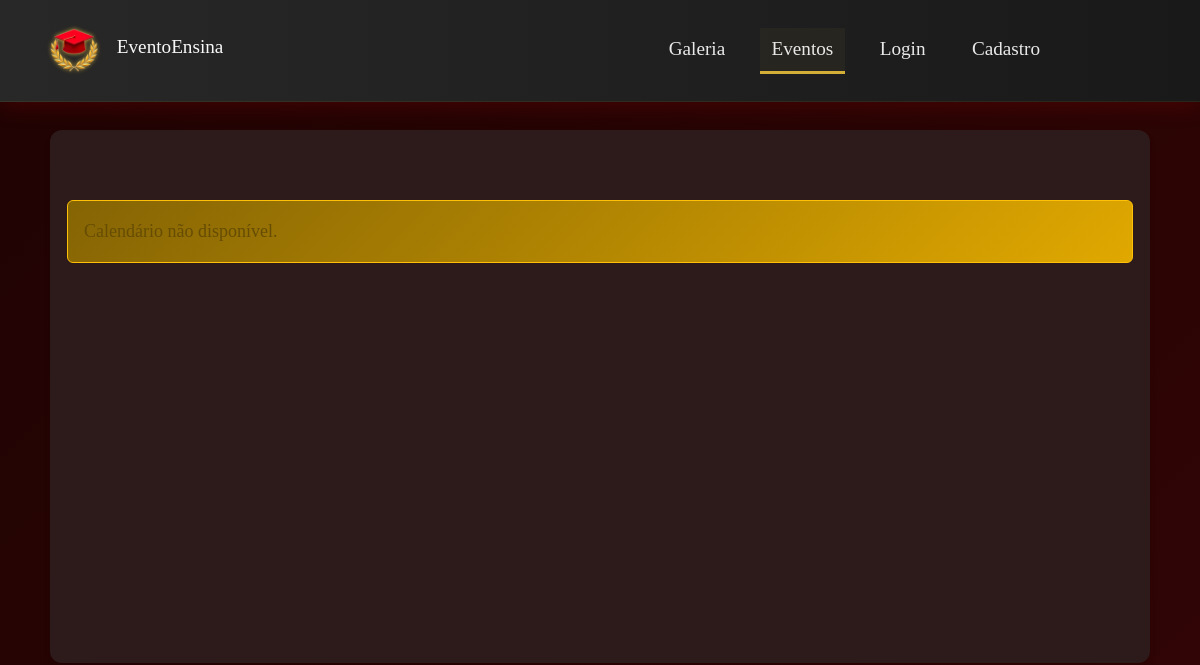
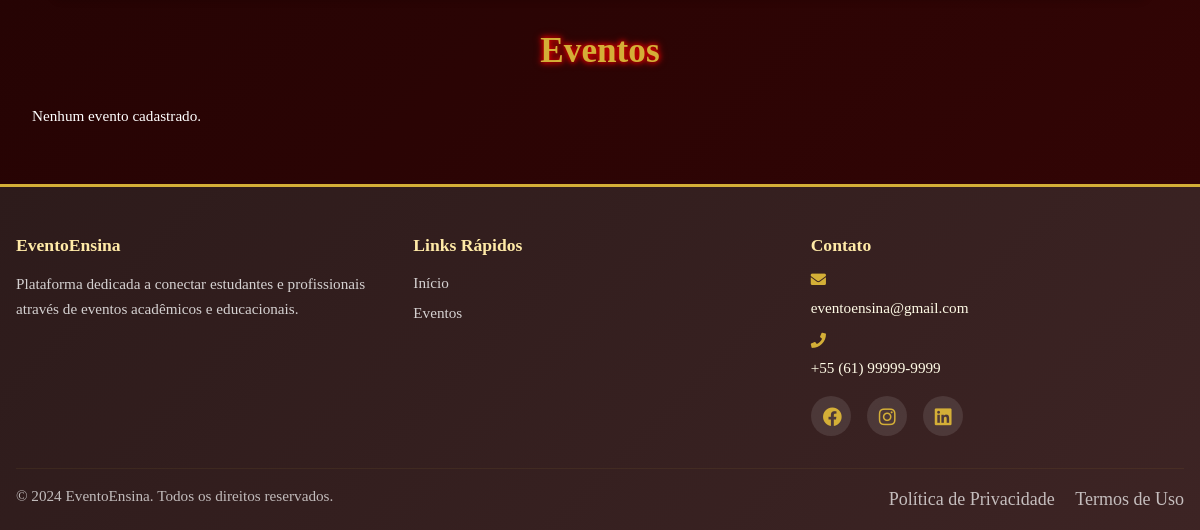
The app's page /eventos/, older data (2 pictures, top to bottom).
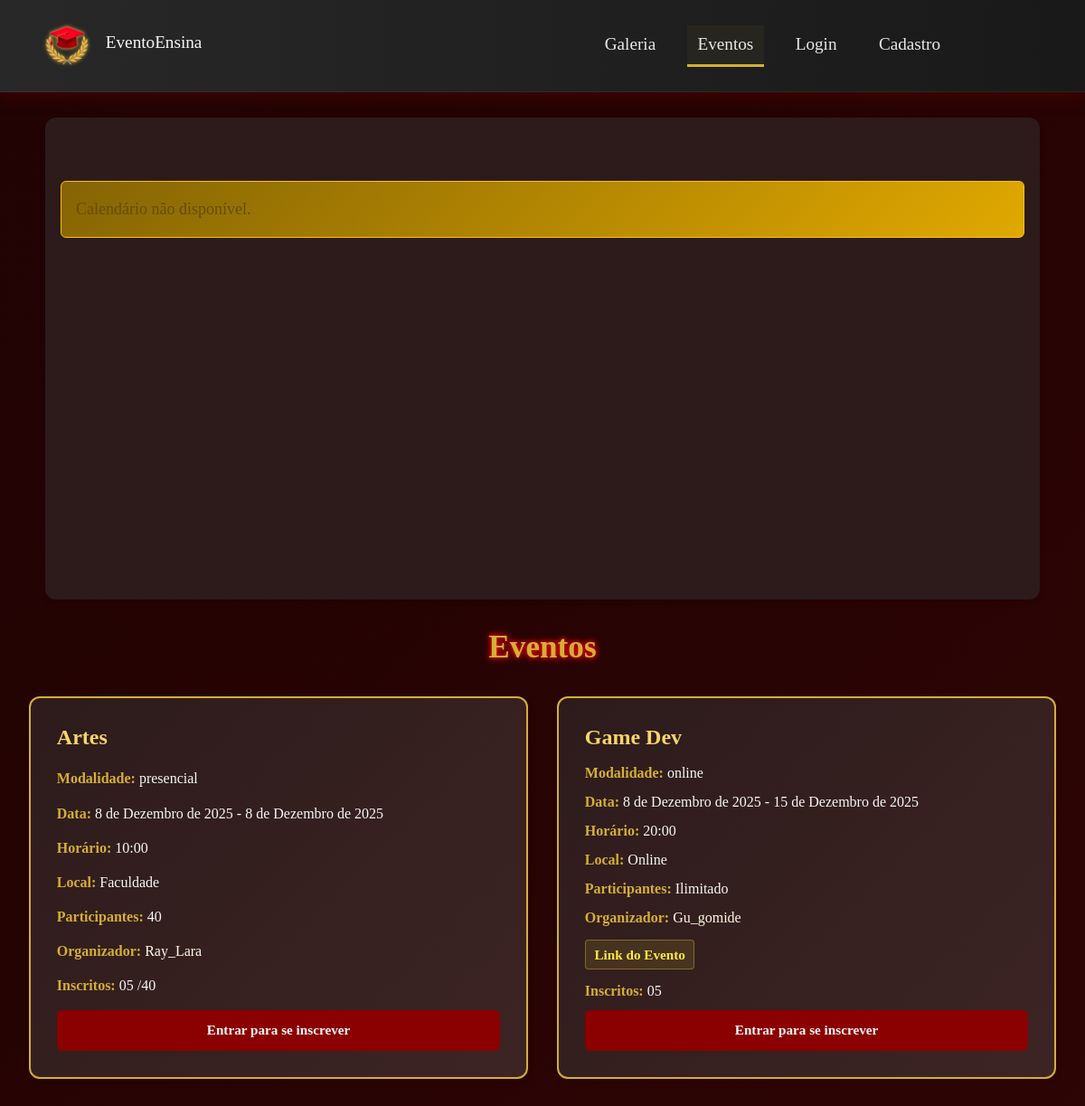
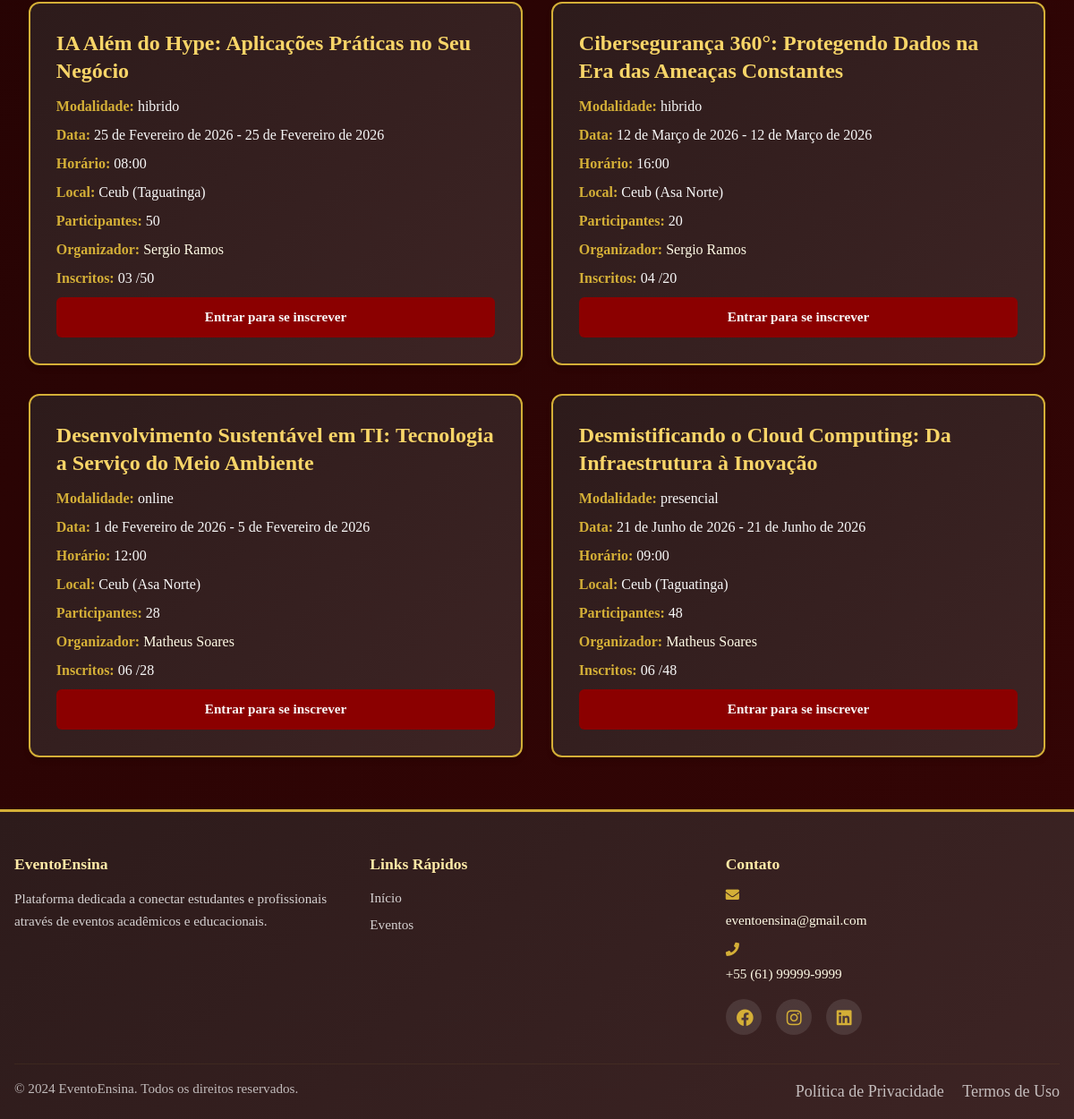
The same page, newer data (2 pictures, top to bottom).
### eventos/models.py (models this page shows, shortened)
class Evento(models.Model):
    MODALIDADES = [
        ('online', 'Online'),
        ('presencial', 'Presencial'),
        ('hibrido', 'Híbrido'),
    ]
    titulo = models.CharField(max_length=200)
    tipo = models.ForeignKey(TipoEvento, on_delete=models.CASCADE)
    modalidade = models.CharField(max_length=10, choices=MODALIDADES)
    data_inicio = models.DateField()
    data_fim = models.DateField()
    horario = models.TimeField()
    local = models.CharField(max_length=200, blank=True, null=True)
    link = models.URLField(blank=True, null=True)
    quantidade_participantes = models.PositiveIntegerField(null=True, blank=True)
    sem_limites = models.BooleanField(default=False)
    organizador = models.CharField(max_length=200, null=True, blank=True)
    criador = dj_models.ForeignKey(
        'usuarios.Usuario',
        on_delete=dj_models.SET_NULL,
        null=True,
        blank=True,
        related_name='eventos_criados'
    )
    def evento_thumb_upload_to(instance, filename):
        """
        Define o caminho de upload da imagem principal (thumb) do evento.
        Sempre substitui a anterior com nome fixo 'thumb.ext'.
        """
        date_str = instance.data_inicio.strftime('%Y_%m_%d') if instance.data_inicio else 'sem_data'
        slug = slugify(instance.titulo)
        ext = os.path.splitext(filename)[1]
        return f'eventos/{date_str}_{slug}/thumb{ext}'
    thumb = models.ImageField(upload_to=evento_thumb_upload_to, blank=True, null=True)
    descricao = models.TextField(blank=True, null=True)
    horas = models.DecimalField(max_digits=5, decimal_places=2, null=True, blank=True)
    gallery_slug = models.CharField(max_length=255, blank=True, null=True)
    finalizado = models.BooleanField(default=False)

### eventos/views.py (the view)
# urls.py: path('', views.lista_eventos, name='lista_eventos_root'),
def lista_eventos(request):
    usuario = get_current_usuario(request)
    todos_eventos = Evento.objects.all().order_by('finalizado', 'data_inicio')
    paginator = Paginator(todos_eventos, 10)
    page = request.GET.get('page', 1)
    try:
        eventos = paginator.page(page)
    except PageNotAnInteger:
        eventos = paginator.page(1)
    except EmptyPage:
        eventos = paginator.page(paginator.num_pages)
    usuario_inscricoes = []
    if usuario:
        usuario_inscricoes = list(InscricaoEvento.objects.filter(inscrito=usuario)
                                    .values_list('evento_id', flat=True))
    eventos_calendario = []
    for evento in todos_eventos:  # Agora só itera sobre eventos da página atual
        inscritos = evento.inscricaoevento_set.count()
        disponivel = (evento.sem_limites or (
            evento.quantidade_participantes and
            evento.quantidade_participantes > inscritos
        )) and evento.finalizado == False
        inscrito = usuario and evento.id in usuario_inscricoes
        horario_formatado = evento.horario.strftime('%H:%M') if evento.horario else ""
        evento_data = {
            'id': evento.id,
            'titulo': evento.titulo[:20],
            'data_inicio': evento.data_inicio.strftime('%Y-%m-%d'),
            'data_fim': evento.data_fim.strftime('%Y-%m-%d') if evento.data_fim else None,
            'disponivel': disponivel,
            'inscrito': inscrito,
            'horario': horario_formatado,
            'local': evento.local or 'Online',
            'criador_id': evento.criador.id if evento.criador else None,
        }
        eventos_calendario.append(evento_data)
    return render(request, 'eventos/inscrever_evento.html', {
        'eventos': eventos,                 # Para os CARDS (já paginado)
        'usuario': usuario,
        'usuario_inscricoes': usuario_inscricoes,
        'eventos_calendario': eventos_calendario, # Para o CALENDÁRIO
        'eventos_calendario_json': json.dumps(eventos_calendario, ensure_ascii=False),
    })

### usuarios/views.py (called while the page is built, shortened)
def get_current_usuario(request):
    usuario_id = request.session.get('usuario_id')
    if not usuario_id:
        return None
    try:
        return Usuario.objects.get(pk=usuario_id)
    except Usuario.DoesNotExist:
        return None

### eventos/templates/eventos/inscrever_evento.html (shortened to what this page needs)
{% extends 'base/base.html' %}
{% load static %}
{% block extra_css %}
<link rel="stylesheet" href="{% static 'css/lista_eventos.css' %}">
<link rel="stylesheet" href="{% static 'css/calendario.css' %}">
<link rel="stylesheet" href="{% static 'css/popup.css' %}">
<link href="https://cdnjs.cloudflare.com/ajax/libs/font-awesome/5.15.4/css/all.min.css" rel="stylesheet">
{% endblock %}
{% block content %}
<div class="calendar-section mb-4">
    <div class="calendar-nav">
    </div>
    <div id='calendar'></div>
</div>
<div class="eventos-container">
    <h1>Eventos</h1>
    {% if eventos %}
        <div class="eventos-grid" id="eventosGrid">
            {% for evento in eventos %}
                <div class="evento-card"
                     data-start="{{ evento.data_inicio }}"
                     data-end="{{ evento.data_fim|default:evento.data_inicio }}"
                     data-disponivel="{{ evento.disponivel|yesno:'true,false' }}">
                    <h2>{{ evento.titulo }}</h2>
                    <p><strong>Modalidade:</strong> {{ evento.modalidade }}</p>
                    <p><strong>Data:</strong> {{ evento.data_inicio }}{% if evento.data_fim %} - {{ evento.data_fim }}{% endif %}</p>
                    <p><strong>Horário:</strong> {{ evento.horario }}</p>
                    <p><strong>Local:</strong> {{ evento.local|default:"Online" }}</p>
                    <p><strong>Participantes:</strong>
                        {% if evento.sem_limites %}Ilimitado{% elif evento.quantidade_participantes %}{{ evento.quantidade_participantes }}{% else %}Não informado{% endif %}
                    </p>
                    <p><strong>Organizador:</strong> <a href="{% url 'perfil_publico' evento.organizador %}" target="_blank" class="text-link">{{ evento.organizador }}</a></p>
                    {% if evento.link %}<p><a href="{{ evento.link }}" target="_blank">Link do Evento</a></p>{% endif %}
                    <p><strong>Inscritos:</strong> {{ evento.inscricaoevento_set.count|stringformat:"02d" }}
                        {% if not evento.sem_limites and evento.quantidade_participantes %}/{{ evento.quantidade_participantes|stringformat:"02d" }}{% elif not evento.sem_limites %}/--{% endif %}
                    </p>
                    {% if usuario %}
                        <div class="evento-actions">
                            {% if evento.criador == usuario %}
                                <a href="{% url 'meus_eventos' %}?evento={{ evento.id }}" class="btn">Gerenciar Evento</a>
                                <a href="{% url 'galeria_evento' evento.id %}" class="btn">Ver Galeria do Evento</a>
                            {% else %}
                                {% if evento.id in usuario_inscricoes %}
                                    <a href="{% url 'detalhe_evento' evento.id %}" class="btn cancel">Cancelar Inscrição</a>
                                    <a href="{% url 'galeria_evento' evento.id %}" class="btn">Ver Galeria do Evento</a>
                                {% else %}
                                    <a href="{% url 'detalhe_evento' evento.id %}" class="btn inscr">Inscrever-se</a>
                                {% endif %}
                            {% endif %}
                        </div>
                    {% else %}
                        <a href="{% url 'login' %}" class="btn">Entrar para se inscrever</a>
                    {% endif %}
                </div>
            {% endfor %}
        </div>
    {% else %}
        <p>Nenhum evento cadastrado.</p>
    {% endif %}
</div>
{% endblock %}

Row changes from the older to the newer data that the page shows:
added Evento: titulo "Artes", modalidade "presencial", data_inicio "8 de Dezembro de 2025", data_fim "8 de Dezembro de 2025", horario "10:00", local "Faculdade", quantidade_participantes "40", organizador "Ray_Lara", inscricaoevento_set.count "05"
added Evento: titulo "Game Dev", modalidade "online", data_inicio "8 de Dezembro de 2025", data_fim "15 de Dezembro de 2025", horario "20:00", local "Online", sem_limites "Ilimitado", organizador "Gu_gomide", inscricaoevento_set.count "05"
added Evento: titulo "IA Além do Hype: Aplicações Práticas no Seu Negócio", modalidade "hibrido", data_inicio "25 de Fevereiro de 2026", data_fim "25 de Fevereiro de 2026", horario "08:00", local "Ceub (Taguatinga)", quantidade_participantes "50", organizador "Sergio Ramos", inscricaoevento_set.count "03"
added Evento: titulo "Cibersegurança 360°: Protegendo Dados na Era das Ameaças Constantes", modalidade "hibrido", data_inicio "12 de Março de 2026", data_fim "12 de Março de 2026", horario "16:00", local "Ceub (Asa Norte)", quantidade_participantes "20", organizador "Sergio Ramos", inscricaoevento_set.count "04"
added Evento: titulo "Desenvolvimento Sustentável em TI: Tecnologia a Serviço do Meio Ambiente", modalidade "online", data_inicio "1 de Fevereiro de 2026", data_fim "5 de Fevereiro de 2026", horario "12:00", local "Ceub (Asa Norte)", quantidade_participantes "28", organizador "Matheus Soares", inscricaoevento_set.count "06"
added Evento: titulo "Desmistificando o Cloud Computing: Da Infraestrutura à Inovação", modalidade "presencial", data_inicio "21 de Junho de 2026", data_fim "21 de Junho de 2026", horario "09:00", local "Ceub (Taguatinga)", quantidade_participantes "48", organizador "Matheus Soares", inscricaoevento_set.count "06"
Text that changed along with them:
text no longer shown: "Nenhum evento cadastrado."
